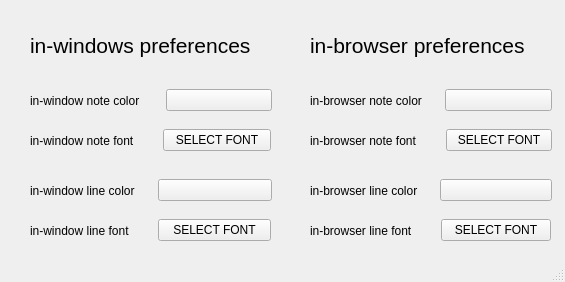
<?xml version="1.0" encoding="UTF-8"?>
<ui version="4.0">
 <class>MainWindow</class>
 <widget class="QMainWindow" name="MainWindow">
  <property name="geometry">
   <rect>
    <x>0</x>
    <y>0</y>
    <width>565</width>
    <height>282</height>
   </rect>
  </property>
  <property name="windowTitle">
   <string>MainWindow</string>
  </property>
  <widget class="QWidget" name="centralwidget">
   <widget class="QWidget" name="horizontalLayoutWidget">
    <property name="geometry">
     <rect>
      <x>30</x>
      <y>80</y>
      <width>242</width>
      <height>41</height>
     </rect>
    </property>
    <layout class="QHBoxLayout" name="horizontalLayout">
     <item>
      <widget class="QLabel" name="label">
       <property name="text">
        <string>in-window note color      </string>
       </property>
      </widget>
     </item>
     <item>
      <widget class="QPushButton" name="w_note_color">
       <property name="text">
        <string/>
       </property>
      </widget>
     </item>
    </layout>
   </widget>
   <widget class="QWidget" name="horizontalLayoutWidget_2">
    <property name="geometry">
     <rect>
      <x>30</x>
      <y>120</y>
      <width>241</width>
      <height>41</height>
     </rect>
    </property>
    <layout class="QHBoxLayout" name="horizontalLayout_2">
     <item>
      <widget class="QLabel" name="label_2">
       <property name="text">
        <string>in-window note font       </string>
       </property>
      </widget>
     </item>
     <item>
      <widget class="QPushButton" name="w_note_font">
       <property name="text">
        <string>SELECT FONT</string>
       </property>
      </widget>
     </item>
    </layout>
   </widget>
   <widget class="QLabel" name="label_5">
    <property name="geometry">
     <rect>
      <x>30</x>
      <y>20</y>
      <width>261</width>
      <height>51</height>
     </rect>
    </property>
    <property name="font">
     <font>
      <pointsize>16</pointsize>
     </font>
    </property>
    <property name="text">
     <string>in-windows preferences</string>
    </property>
   </widget>
   <widget class="QLabel" name="label_6">
    <property name="geometry">
     <rect>
      <x>310</x>
      <y>20</y>
      <width>261</width>
      <height>51</height>
     </rect>
    </property>
    <property name="font">
     <font>
      <pointsize>16</pointsize>
      <kerning>true</kerning>
     </font>
    </property>
    <property name="text">
     <string>in-browser preferences</string>
    </property>
   </widget>
   <widget class="QWidget" name="horizontalLayoutWidget_3">
    <property name="geometry">
     <rect>
      <x>310</x>
      <y>120</y>
      <width>242</width>
      <height>41</height>
     </rect>
    </property>
    <layout class="QHBoxLayout" name="horizontalLayout_5">
     <item>
      <widget class="QLabel" name="label_7">
       <property name="text">
        <string>in-browser note font       </string>
       </property>
      </widget>
     </item>
     <item>
      <widget class="QPushButton" name="pushButton_5">
       <property name="text">
        <string>SELECT FONT</string>
       </property>
      </widget>
     </item>
    </layout>
   </widget>
   <widget class="QWidget" name="horizontalLayoutWidget_4">
    <property name="geometry">
     <rect>
      <x>310</x>
      <y>80</y>
      <width>242</width>
      <height>41</height>
     </rect>
    </property>
    <layout class="QHBoxLayout" name="horizontalLayout_6">
     <item>
      <widget class="QLabel" name="label_8">
       <property name="text">
        <string>in-browser note color     </string>
       </property>
      </widget>
     </item>
     <item>
      <widget class="QPushButton" name="pushButton_6">
       <property name="text">
        <string/>
       </property>
      </widget>
     </item>
    </layout>
   </widget>
   <widget class="QWidget" name="horizontalLayoutWidget_5">
    <property name="geometry">
     <rect>
      <x>30</x>
      <y>210</y>
      <width>241</width>
      <height>41</height>
     </rect>
    </property>
    <layout class="QHBoxLayout" name="horizontalLayout_7">
     <item>
      <widget class="QLabel" name="label_9">
       <property name="text">
        <string>in-window line font       </string>
       </property>
      </widget>
     </item>
     <item>
      <widget class="QPushButton" name="w_line_font">
       <property name="text">
        <string>SELECT FONT</string>
       </property>
      </widget>
     </item>
    </layout>
   </widget>
   <widget class="QWidget" name="horizontalLayoutWidget_6">
    <property name="geometry">
     <rect>
      <x>30</x>
      <y>170</y>
      <width>242</width>
      <height>41</height>
     </rect>
    </property>
    <layout class="QHBoxLayout" name="horizontalLayout_8">
     <item>
      <widget class="QLabel" name="label_10">
       <property name="text">
        <string>in-window line color     </string>
       </property>
      </widget>
     </item>
     <item>
      <widget class="QPushButton" name="w_line_color">
       <property name="text">
        <string/>
       </property>
      </widget>
     </item>
    </layout>
   </widget>
   <widget class="QWidget" name="horizontalLayoutWidget_7">
    <property name="geometry">
     <rect>
      <x>310</x>
      <y>210</y>
      <width>241</width>
      <height>41</height>
     </rect>
    </property>
    <layout class="QHBoxLayout" name="horizontalLayout_9">
     <item>
      <widget class="QLabel" name="label_11">
       <property name="text">
        <string>in-browser line font       </string>
       </property>
      </widget>
     </item>
     <item>
      <widget class="QPushButton" name="pushButton_9">
       <property name="text">
        <string>SELECT FONT</string>
       </property>
      </widget>
     </item>
    </layout>
   </widget>
   <widget class="QWidget" name="horizontalLayoutWidget_8">
    <property name="geometry">
     <rect>
      <x>310</x>
      <y>170</y>
      <width>242</width>
      <height>41</height>
     </rect>
    </property>
    <layout class="QHBoxLayout" name="horizontalLayout_10">
     <item>
      <widget class="QLabel" name="label_12">
       <property name="text">
        <string>in-browser line color     </string>
       </property>
      </widget>
     </item>
     <item>
      <widget class="QPushButton" name="pushButton_10">
       <property name="text">
        <string/>
       </property>
      </widget>
     </item>
    </layout>
   </widget>
   <zorder>horizontalLayoutWidget</zorder>
   <zorder>horizontalLayoutWidget_2</zorder>
   <zorder>label_2</zorder>
   <zorder>label_5</zorder>
   <zorder>label_6</zorder>
   <zorder>horizontalLayoutWidget_3</zorder>
   <zorder>horizontalLayoutWidget_4</zorder>
   <zorder>horizontalLayoutWidget_5</zorder>
   <zorder>horizontalLayoutWidget_6</zorder>
   <zorder>horizontalLayoutWidget_7</zorder>
   <zorder>horizontalLayoutWidget_8</zorder>
  </widget>
  <widget class="QStatusBar" name="statusbar"/>
 </widget>
 <resources/>
 <connections/>
</ui>
